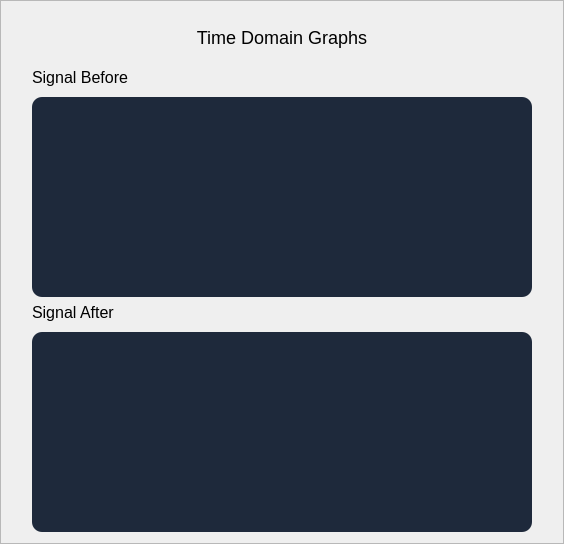
       <widget class="QFrame" name="frame_2">
        <property name="sizePolicy">
         <sizepolicy hsizetype="Expanding" vsizetype="Preferred">
          <horstretch>0</horstretch>
          <verstretch>0</verstretch>
         </sizepolicy>
        </property>
        <property name="minimumSize">
         <size>
          <width>540</width>
          <height>0</height>
         </size>
        </property>
        <property name="frameShape">
         <enum>QFrame::StyledPanel</enum>
        </property>
        <property name="frameShadow">
         <enum>QFrame::Raised</enum>
        </property>
        <layout class="QGridLayout" name="gridLayout_7">
         <item row="0" column="0">
          <layout class="QVBoxLayout" name="verticalLayout_9">
           <property name="leftMargin">
            <number>20</number>
           </property>
           <property name="rightMargin">
            <number>20</number>
           </property>
           <item>
            <widget class="QLabel" name="label_5">
             <property name="minimumSize">
              <size>
               <width>0</width>
               <height>50</height>
              </size>
             </property>
             <property name="maximumSize">
              <size>
               <width>16777215</width>
               <height>50</height>
              </size>
             </property>
             <property name="styleSheet">
              <string notr="true">
font-size: 18px;
margin: 10 0;</string>
             </property>
             <property name="text">
              <string>Time Domain Graphs</string>
             </property>
             <property name="alignment">
              <set>Qt::AlignCenter</set>
             </property>
            </widget>
           </item>
           <item>
            <layout class="QVBoxLayout" name="verticalLayout_13">
             <property name="spacing">
              <number>10</number>
             </property>
             <item>
              <widget class="QLabel" name="label_9">
               <property name="styleSheet">
                <string notr="true">font-size:16px;</string>
               </property>
               <property name="text">
                <string>Signal Before</string>
               </property>
               <property name="alignment">
                <set>Qt::AlignLeading|Qt::AlignLeft|Qt::AlignVCenter</set>
               </property>
              </widget>
             </item>
             <item>
              <widget class="QFrame" name="timeDomainGraph2Frame">
               <property name="minimumSize">
                <size>
                 <width>500</width>
                 <height>200</height>
                </size>
               </property>
               <property name="maximumSize">
                <size>
                 <width>16777215</width>
                 <height>200</height>
                </size>
               </property>
               <property name="styleSheet">
                <string notr="true">QFrame{
background-color: #1E293B;
border-radius: 10px
}</string>
               </property>
               <property name="frameShape">
                <enum>QFrame::StyledPanel</enum>
               </property>
               <property name="frameShadow">
                <enum>QFrame::Raised</enum>
               </property>
              </widget>
             </item>
            </layout>
           </item>
           <item>
            <layout class="QVBoxLayout" name="verticalLayout_7">
             <property name="spacing">
              <number>10</number>
             </property>
             <item>
              <widget class="QLabel" name="label_10">
               <property name="styleSheet">
                <string notr="true">font-size:16px;</string>
               </property>
               <property name="text">
                <string>Signal After</string>
               </property>
              </widget>
             </item>
             <item>
              <widget class="QFrame" name="timeDomainGraph1Frame">
               <property name="minimumSize">
                <size>
                 <width>500</width>
                 <height>200</height>
                </size>
               </property>
               <property name="maximumSize">
                <size>
                 <width>16777215</width>
                 <height>200</height>
                </size>
               </property>
               <property name="styleSheet">
                <string notr="true">QFrame{
background-color: #1E293B;
border-radius: 10px
}</string>
               </property>
               <property name="frameShape">
                <enum>QFrame::StyledPanel</enum>
               </property>
               <property name="frameShadow">
                <enum>QFrame::Raised</enum>
               </property>
              </widget>
             </item>
            </layout>
           </item>
          </layout>
         </item>
        </layout>
       </widget>
